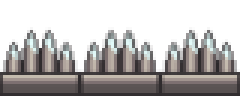
#> input picture source/Recursos/Trampas/Spikes/Spike_8.png, 80 x 32 px, found by its file name (shown 3 times larger)
$ python prueba.py
#> lines starting #> are read from the running program, lines starting #| are printed output that depends on the picture
from PIL import Image

# Ruta de la imagen original
image_path = 'ruta/a/tu/imagen/Spike_8.png'

# Abrir la imagen original
original_image = Image.open(image_path)
#> original_image is the input picture: PIL image 80x32 RGBA; mean R, G, B, A 63.9, 60.6, 60, 127.4

# Obtener las dimensiones de la imagen original
width, height = original_image.size
#> width = 80; height = 32

# Crear una nueva imagen con el tamaño de tres veces el ancho de la imagen original
new_width = width * 3
#> new_width = 240
new_image = Image.new('RGBA', (new_width, height))
#> new_image: PIL image 240x32 RGBA; every value is 0

# Pegar la imagen original tres veces en la nueva imagen
new_image.paste(original_image, (0, 0))
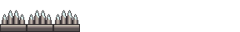
#> new_image: PIL image 240x32 RGBA; mean R, G, B, A 21.3, 20.2, 20, 42.5; transparent parts drawn white
new_image.paste(original_image, (width, 0))
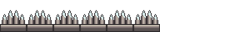
#> new_image: PIL image 240x32 RGBA; mean R, G, B, A 42.6, 40.4, 40, 85; transparent parts drawn white
new_image.paste(original_image, (width * 2, 0))
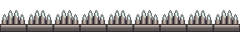
#> new_image: PIL image 240x32 RGBA; mean R, G, B, A 63.9, 60.6, 60, 127.4; transparent parts drawn white

# Guardar la nueva imagen
new_image_path = 'ruta/a/tu/imagen/Spike_8_triple.png'
new_image.save(new_image_path)

# Mostrar la nueva imagen
new_image.show()
